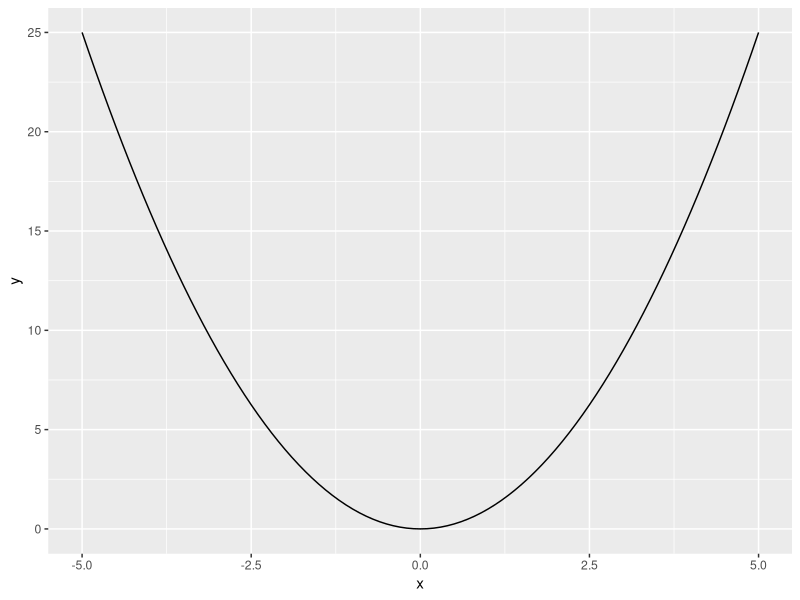
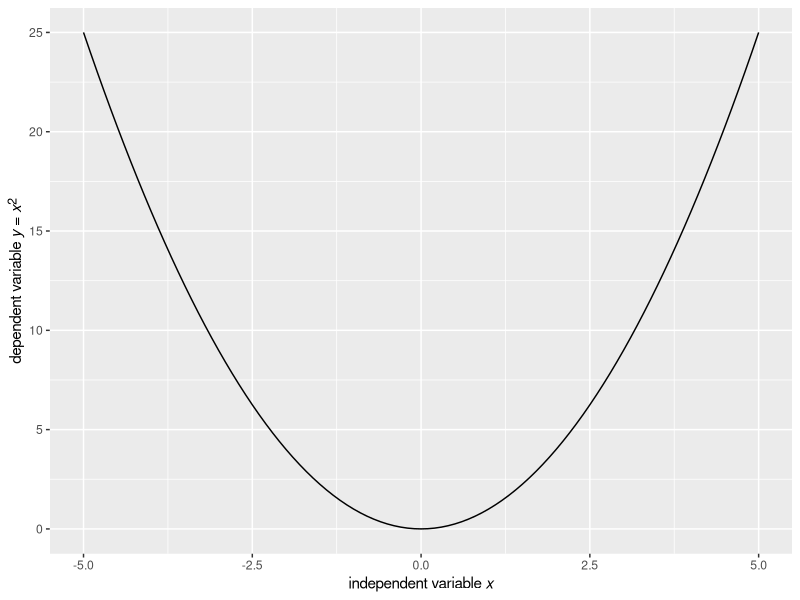
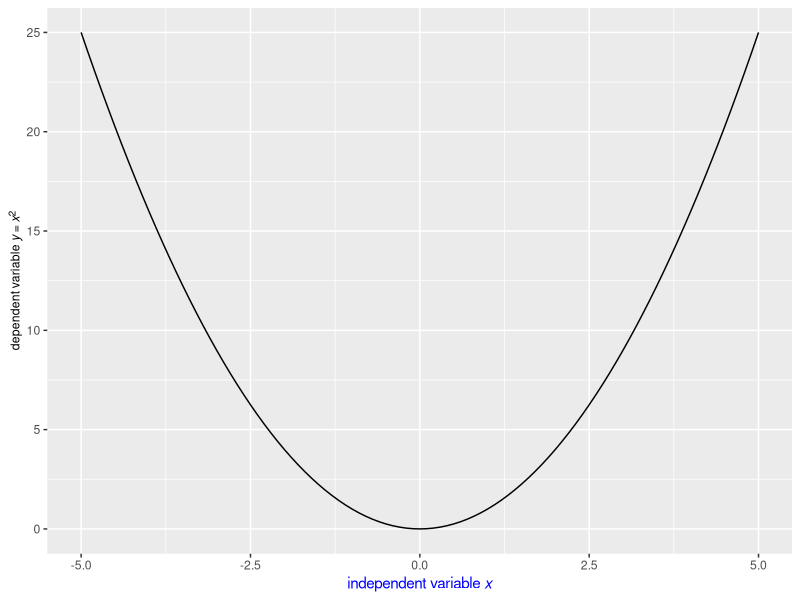
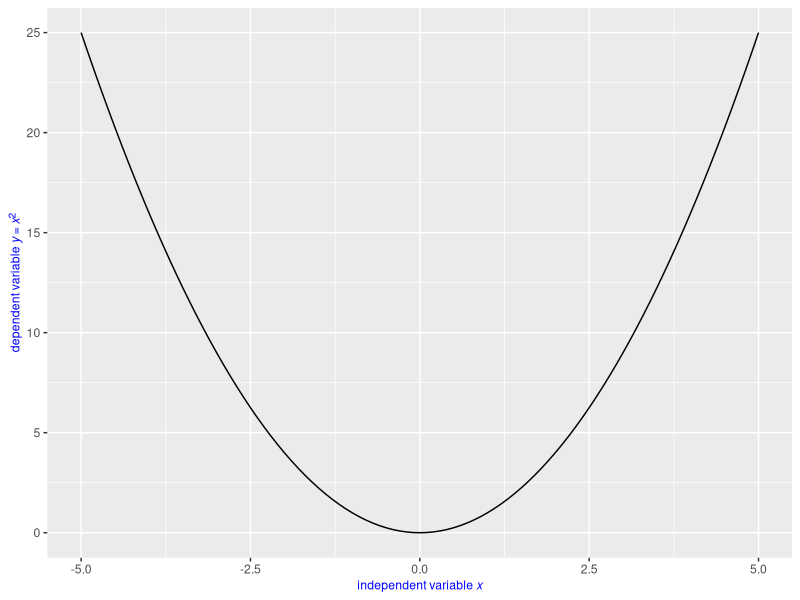
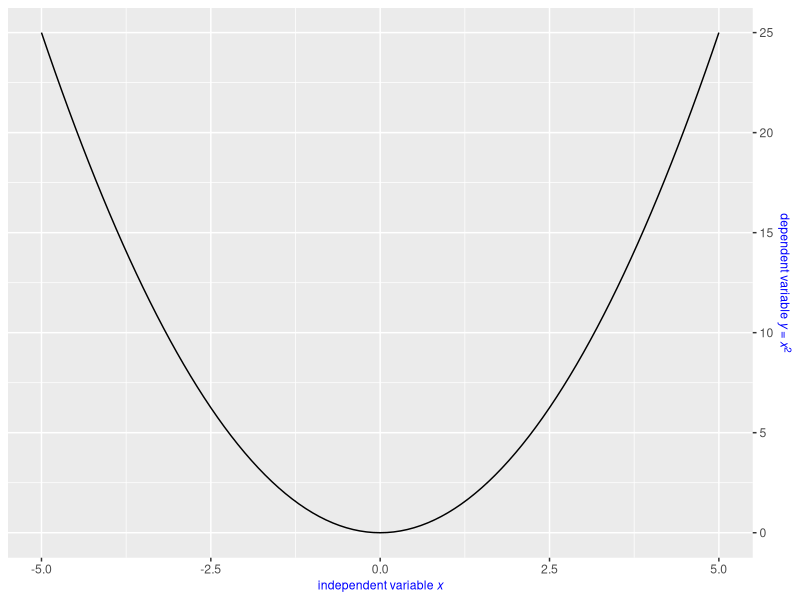
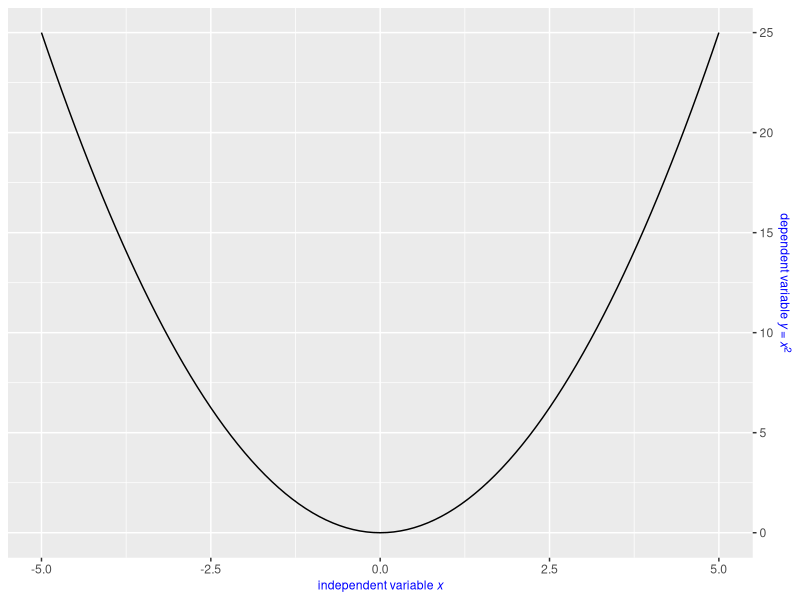
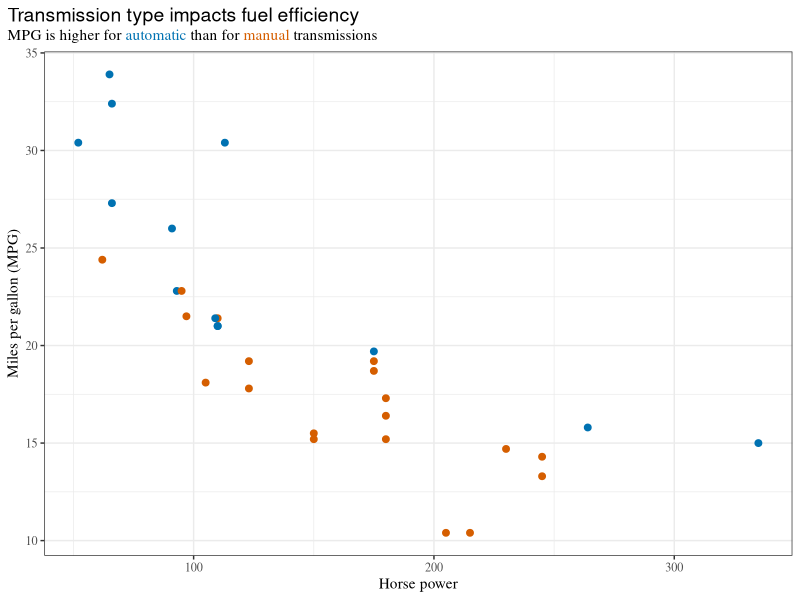
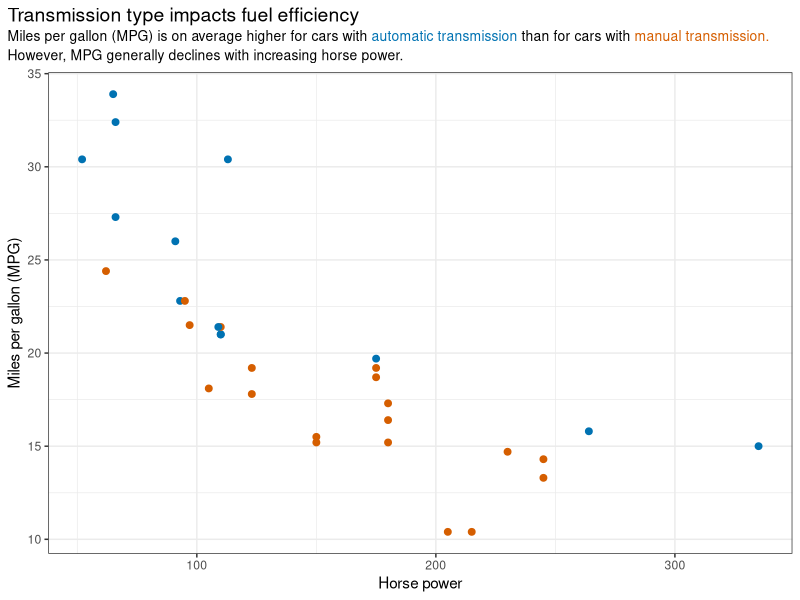

These figures' R source, in order:
## ---- chunk 1
knitr::opts_chunk$set(
  collapse = TRUE,
  comment = "#>",
  fig.width = 4,
  fig.height = 3.75
)
## ---- chunk 2
library(ggplot2)
library(ggtext)

base <- ggplot(data.frame(x = c(-5, 5)), aes(x)) +
  stat_function(fun = ~ .x*.x)

base
## ---- chunk 3
base +
  labs(
    x = "independent variable *x*",
    y = "dependent variable *y* = *x*<sup>2</sup>"
  ) +
  theme(
    axis.title.x = element_markdown(),
    axis.title.y = element_markdown()
  )
## ---- chunk 4
base +
  labs(
    x = "independent variable *x*",
    y = "dependent variable *y* = *x*<sup>2</sup>"
  ) +
  theme(
    axis.title.x = element_markdown(color = "blue"),
    axis.title.y = element_markdown(size = rel(0.8))
  )
## ---- chunk 5
base +
  labs(
    x = "independent variable *x*",
    y = "dependent variable *y* = *x*<sup>2</sup>"
  ) +
  theme(
    axis.title = element_text(color = "blue", size = rel(0.8)),
    axis.title.x = element_markdown(),
    axis.title.y = element_markdown()
  )
## ---- chunk 6
base +
  labs(
    x = "independent variable *x*",
    y = "dependent variable *y* = *x*<sup>2</sup>"
  ) +
  scale_y_continuous(position = "right") +
  theme(
    axis.title = element_text(color = "blue", size = rel(0.8)),
    axis.title.x = element_markdown(),
    axis.title.y = element_markdown()
  )
## ---- chunk 7
base +
  labs(
    x = "independent variable *x*",
    y = "dependent variable *y* = *x*<sup>2</sup>"
  ) +
  scale_y_continuous(position = "right") +
  theme(
    axis.title = element_text(color = "blue", size = rel(0.8)),
    axis.title.x = element_markdown(),
    axis.title.y.right = element_markdown()
  )
## ---- chunk 8
library(dplyr)

mtcars %>%
  mutate(
    transmission = ifelse(am == 1, "automatic", "manual")
  ) %>%
  ggplot(aes(hp, mpg, color = transmission)) +
  geom_point(size = 2) +
  scale_color_manual(
    values = c(automatic = "#0072B2", manual = "#D55E00"),
    guide = "none"
  ) +
  labs(
    x = "Horse power",
    y = "Miles per gallon (MPG)",
    title = "<span style = 'font-size:14pt; font-family:Helvetica;'>Transmission type impacts fuel efficiency</span><br>
MPG is higher for <span style = 'color:#0072B2;'>automatic</span>
than for <span style = 'color:#D55E00;'>manual</span> transmissions"
  ) +
  theme_bw() +
  theme(
    text = element_text(family = "Times"),
    plot.title.position = "plot",
    plot.title = element_markdown(size = 11, lineheight = 1.2)
  )

## ---- chunk 9
base <- mtcars %>%
  mutate(
    transmission = ifelse(am == 1, "automatic", "manual")
  ) %>%
  ggplot(aes(hp, mpg, color = transmission)) +
  geom_point(size = 2) +
  scale_color_manual(
    values = c(automatic = "#0072B2", manual = "#D55E00"),
    guide = "none"
  ) +
  labs(
    x = "Horse power",
    y = "Miles per gallon (MPG)",
    title = "Transmission type impacts fuel efficiency<br>
<span style = 'font-size:10pt;'>Miles per gallon (MPG) is on average higher for cars
with <span style = 'color:#0072B2;'>automatic transmission</span> than for cars with
<span style = 'color:#D55E00;'>manual transmission.</span> However, MPG generally
declines with increasing horse power.</span>"
  ) +
  theme_bw() + theme(plot.title.position = "plot")

base +
  theme(
    plot.title = element_textbox_simple(
      size = 14, lineheight = 1, padding = margin(0, 0, 5, 0)
    )
  )
## ---- chunk 10
base +
  theme(
    plot.title = element_textbox_simple(
      size = 14, lineheight = 1,
      linetype = 1, # turn on border
      box.color = "#748696", # border color
      fill = "#F0F7FF", # background fill color
      r = grid::unit(3, "pt"), # radius for rounded corners
      padding = margin(5, 5, 5, 5), # padding around text inside the box
      margin = margin(0, 0, 10, 0) # margin outside the box
    )
  )
## ---- chunk 11
base +
  theme(
    plot.title = element_textbox_simple(
      size = 14, lineheight = 1, 
      width = grid::unit(4, "in"), # fixed width
      hjust = 1, # alignment of box relative to plot
      linetype = 1, # turn on border
      box.color = "#748696", # border color
      fill = "#F0F7FF", # background fill color
      r = grid::unit(3, "pt"), # radius for rounded corners
      padding = margin(5, 5, 5, 5), # padding around text inside the box
      margin = margin(0, 0, 10, 0) # margin outside the box
    )
  )
## ---- chunk 12
mtcars %>%
  mutate(
    transmission = ifelse(am == 1, "automatic", "manual")
  ) %>%
  ggplot(aes(hp, mpg, color = transmission)) +
  geom_point(size = 2) +
  scale_color_manual(
    values = c(automatic = "#0072B2", manual = "#D55E00"),
    guide = "none"
  ) +
  labs(
    x = "Horse power",
    y = "Miles per gallon (MPG) is on average higher for cars with <span style =
'color:#0072B2;'>automatic transmission</span> than for cars with <span style =
'color:#D55E00;'>manual transmission.</span>",
    title = "Transmission type impacts fuel efficiency"
  ) +
  theme_bw() + 
  theme(
    plot.title.position = "plot",
    axis.title.y = element_textbox_simple(
      orientation = "left-rotated",
      width = grid::unit(2.5, "in"),
      hjust = 0, fill = "#F0F7FF",  
      padding = margin(5, 5, 5, 5),
      margin = margin(0, 0, 10, 0)
    )
  )
